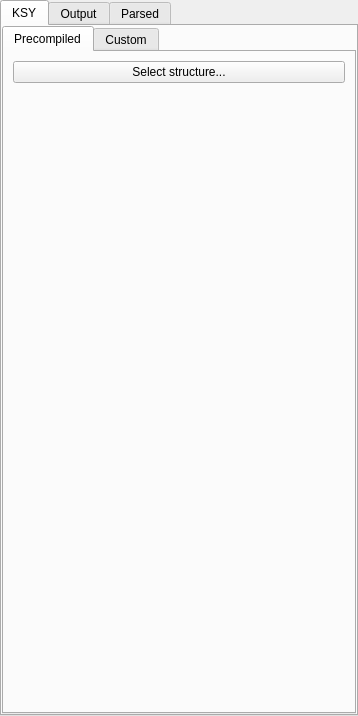
<?xml version="1.0" encoding="UTF-8"?>
<ui version="4.0">
 <class>KaitaiStructForm</class>
 <widget class="QWidget" name="KaitaiStructForm">
  <property name="geometry">
   <rect>
    <x>0</x>
    <y>0</y>
    <width>358</width>
    <height>716</height>
   </rect>
  </property>
  <property name="windowTitle">
   <string>Form</string>
  </property>
  <layout class="QVBoxLayout" name="verticalLayout_6">
   <property name="spacing">
    <number>6</number>
   </property>
   <property name="leftMargin">
    <number>0</number>
   </property>
   <property name="topMargin">
    <number>0</number>
   </property>
   <property name="rightMargin">
    <number>0</number>
   </property>
   <property name="bottomMargin">
    <number>0</number>
   </property>
   <item>
    <widget class="QTabWidget" name="tabWidget">
     <property name="currentIndex">
      <number>0</number>
     </property>
     <widget class="QWidget" name="tab_ksy">
      <attribute name="title">
       <string>KSY</string>
      </attribute>
      <layout class="QVBoxLayout" name="verticalLayout_8">
       <property name="leftMargin">
        <number>0</number>
       </property>
       <property name="topMargin">
        <number>0</number>
       </property>
       <property name="rightMargin">
        <number>0</number>
       </property>
       <property name="bottomMargin">
        <number>0</number>
       </property>
       <item>
        <widget class="QTabWidget" name="tabExecOptions">
         <property name="currentIndex">
          <number>0</number>
         </property>
         <widget class="QWidget" name="tab_precompiled">
          <attribute name="title">
           <string>Precompiled</string>
          </attribute>
          <layout class="QVBoxLayout" name="verticalLayout_7">
           <item>
            <widget class="QPushButton" name="pb_selectPrecompiled">
             <property name="text">
              <string>Select structure...</string>
             </property>
            </widget>
           </item>
           <item>
            <spacer name="verticalSpacer">
             <property name="orientation">
              <enum>Qt::Vertical</enum>
             </property>
             <property name="sizeHint" stdset="0">
              <size>
               <width>20</width>
               <height>571</height>
              </size>
             </property>
            </spacer>
           </item>
          </layout>
         </widget>
         <widget class="QWidget" name="tab_custom">
          <attribute name="title">
           <string>Custom</string>
          </attribute>
          <layout class="QVBoxLayout" name="verticalLayout_3">
           <property name="leftMargin">
            <number>0</number>
           </property>
           <property name="topMargin">
            <number>0</number>
           </property>
           <property name="rightMargin">
            <number>0</number>
           </property>
           <property name="bottomMargin">
            <number>0</number>
           </property>
           <item>
            <layout class="QVBoxLayout" name="verticalLayout">
             <item>
              <layout class="QFormLayout" name="formLayout">
               <property name="labelAlignment">
                <set>Qt::AlignRight|Qt::AlignTrailing|Qt::AlignVCenter</set>
               </property>
               <item row="0" column="0">
                <widget class="QLabel" name="label_4">
                 <property name="text">
                  <string>ksc:</string>
                 </property>
                 <property name="alignment">
                  <set>Qt::AlignLeading|Qt::AlignLeft|Qt::AlignVCenter</set>
                 </property>
                 <property name="buddy">
                  <cstring>le_ksc</cstring>
                 </property>
                </widget>
               </item>
               <item row="0" column="1">
                <layout class="QHBoxLayout" name="horizontalLayout_2">
                 <item>
                  <widget class="QLineEdit" name="le_ksc">
                   <property name="readOnly">
                    <bool>true</bool>
                   </property>
                  </widget>
                 </item>
                 <item>
                  <widget class="QToolButton" name="tb_chooseKsc">
                   <property name="text">
                    <string>...</string>
                   </property>
                  </widget>
                 </item>
                </layout>
               </item>
              </layout>
             </item>
             <item>
              <widget class="QPushButton" name="pb_loadKsy">
               <property name="text">
                <string>Load existing ksy...</string>
               </property>
              </widget>
             </item>
             <item>
              <widget class="QLabel" name="label">
               <property name="text">
                <string>Enter Kaitai Struct Definition (ksy):</string>
               </property>
               <property name="buddy">
                <cstring>te_ksy</cstring>
               </property>
              </widget>
             </item>
             <item>
              <widget class="QPlainTextEdit" name="te_ksy">
               <property name="documentTitle">
                <string/>
               </property>
               <property name="lineWrapMode">
                <enum>QPlainTextEdit::NoWrap</enum>
               </property>
              </widget>
             </item>
            </layout>
           </item>
          </layout>
         </widget>
        </widget>
       </item>
      </layout>
     </widget>
     <widget class="QWidget" name="tab_output">
      <attribute name="title">
       <string>Output</string>
      </attribute>
      <layout class="QVBoxLayout" name="verticalLayout_4">
       <item>
        <layout class="QVBoxLayout" name="verticalLayout_2">
         <item>
          <widget class="QLabel" name="label_2">
           <property name="text">
            <string>Program Output:</string>
           </property>
           <property name="buddy">
            <cstring>te_output</cstring>
           </property>
          </widget>
         </item>
         <item>
          <widget class="QPlainTextEdit" name="te_output">
           <property name="enabled">
            <bool>true</bool>
           </property>
           <property name="undoRedoEnabled">
            <bool>true</bool>
           </property>
           <property name="readOnly">
            <bool>true</bool>
           </property>
          </widget>
         </item>
        </layout>
       </item>
      </layout>
     </widget>
     <widget class="QWidget" name="tab">
      <attribute name="title">
       <string>Parsed</string>
      </attribute>
      <layout class="QVBoxLayout" name="verticalLayout_5">
       <item>
        <layout class="QVBoxLayout" name="layout_nav"/>
       </item>
      </layout>
     </widget>
    </widget>
   </item>
  </layout>
 </widget>
 <tabstops>
  <tabstop>le_ksc</tabstop>
  <tabstop>tb_chooseKsc</tabstop>
  <tabstop>te_ksy</tabstop>
  <tabstop>te_output</tabstop>
 </tabstops>
 <resources/>
 <connections/>
</ui>
